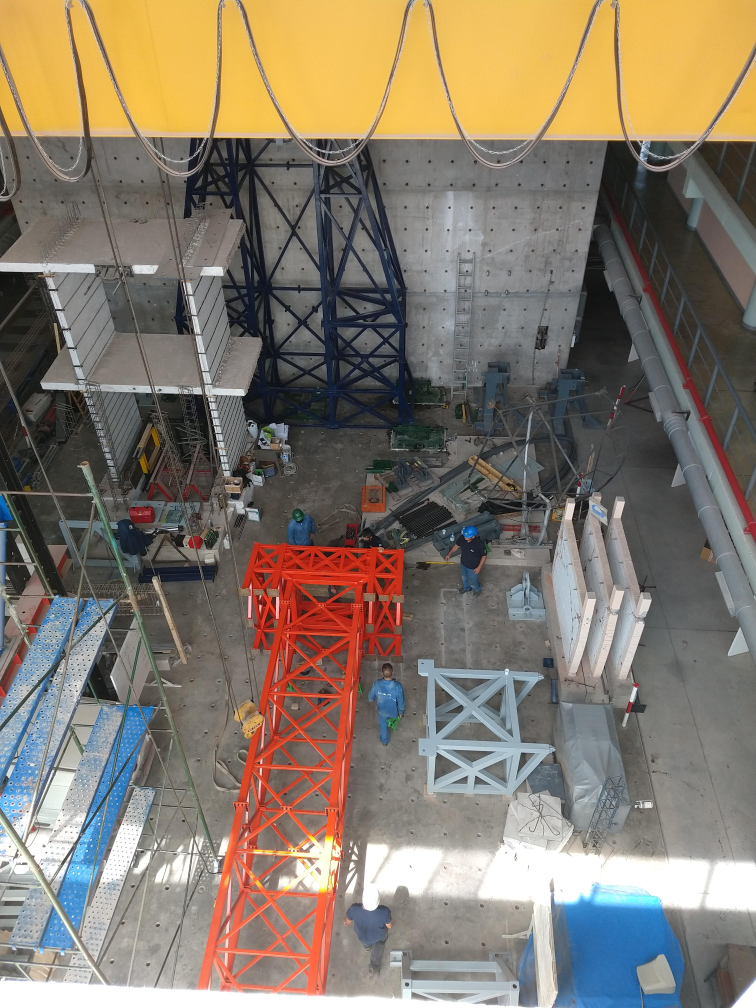
#> input picture query images/IMG_20220214_124603956.jpg, 3024 x 4032 px, found by its file name (shown at 1/4 size)
$ jupyter execute --allow-errors image_indexing_6_class_based.ipynb
#> lines starting #> are read from the running program, lines starting #| are printed output that depends on the picture
[cell 1]
import cv2
import numpy as np
from sklearn.cluster import KMeans
import matplotlib.pyplot as plt

import os
from typing import Tuple

[cell 2]
path_images = r'C:\TRABAJO\Willdom\Sr Machine Learning Engineer\Challenge'
# path_images = r'C:\TRABAJO\Willdom\Sr Machine Learning Engineer\ordenes medicas'
working_resolution = [512, 512]
vocabulary_size = 64

# Helper functions

[cell 3]
# Helper functions
def load_images_from_folder(folder: str, resolution: list) -> list:
    images = {}
    for filename in os.listdir(folder):
        if filename.split('.')[-1] == 'jpg':
            path = os.path.join(folder, filename)
            img = cv2.imread(path, cv2.IMREAD_GRAYSCALE)
            img = cv2.resize(img, resolution)
            if img is not None:
                images[filename] = img
    return images

def sift_dictionary(images: dict) -> list:
    """Create a dictionary of descriptors with SIFT."""
    sift = cv2.SIFT_create()
    visual_dictionary = []
    descriptors_by_image = {}
    for name, img in images.items():
        kp, des = sift.detectAndCompute(img, None)
        # print(f'image {name} has {len(des)} descriptors')
        visual_dictionary.extend(des)
        descriptors_by_image[name] = des
    return visual_dictionary, descriptors_by_image

# [7 lines left out: function kmeans_visual_vocabulary, not called in this run]

def get_words_by_image(descriptors_by_image: dict, word_classifier) -> dict:
    """Get the visual words in each image by using kmeans predictor."""
    words_by_image = {}
    for name, descriptors in descriptors_by_image.items():
        words_by_image[name] = word_classifier(descriptors)
    return words_by_image

# [17 lines left out: function get_global_descriptor_by_image, not called in this run]

# Class definition

[cell 4]
class ImageRetriever:
    def __init__(self, working_resolution: list = None, vocabulary_size: int = 64) -> None:
        self.working_resolution = [512, 512] if working_resolution is None else working_resolution
        assert len(self.working_resolution) == 2
        assert isinstance(vocabulary_size, int) and vocabulary_size > 2
        self.vocabulary_size = vocabulary_size

        self.images = None
        self.visual_dictionary = None
        self.descriptors_by_image = None
        self.visual_words = None
        self.word_classifier = None
        self.words_by_image = None
        self.global_descriptor_by_image = None
        self.global_descriptors = None

    def fit(self, folder_path: str):
        # Processing
        print('Loading images...')
        self.images = load_images_from_folder(folder_path, self.working_resolution)
        print(f'{len(self.images)} images were loaded')

        print('Extracting local descriptors from the images...')
        self.visual_dictionary, self.descriptors_by_image = sift_dictionary(self.images)
        print(f'The visual dictionary has {len(self.visual_dictionary)} local descriptors')

        print('Clustering local descriptors... This takes some minutes...')
        self.visual_words, self.word_classifier = kmeans_visual_vocabulary(self.vocabulary_size, self.visual_dictionary)
        print(f'The visual vocabulary has {len(self.visual_words)} visual words')

        print('Estracting visual words from the image local descriptors...')
        self.words_by_image = get_words_by_image(self.descriptors_by_image, self.word_classifier)
        print('The visual words of each image are ready.')

        print("Computing a global descriptor for each image...")
        self.global_descriptor_by_image, self.global_descriptors = get_global_descriptor_by_image(self.words_by_image, self.vocabulary_size)
        print("The global descriptors of each image are ready.")

    # [21 lines left out: function retrieve_from_training_set, not called in this run]

    def retrieve_from_file(self, filename: str, result_size: int = 3,
                           display_image_results: bool = True) -> (list, list):
        # load query image
#> called with result_size = 10, display_image_results = True
        assert filename.split('.')[-1] == 'jpg'
        query_image = cv2.imread(filename, cv2.IMREAD_GRAYSCALE)
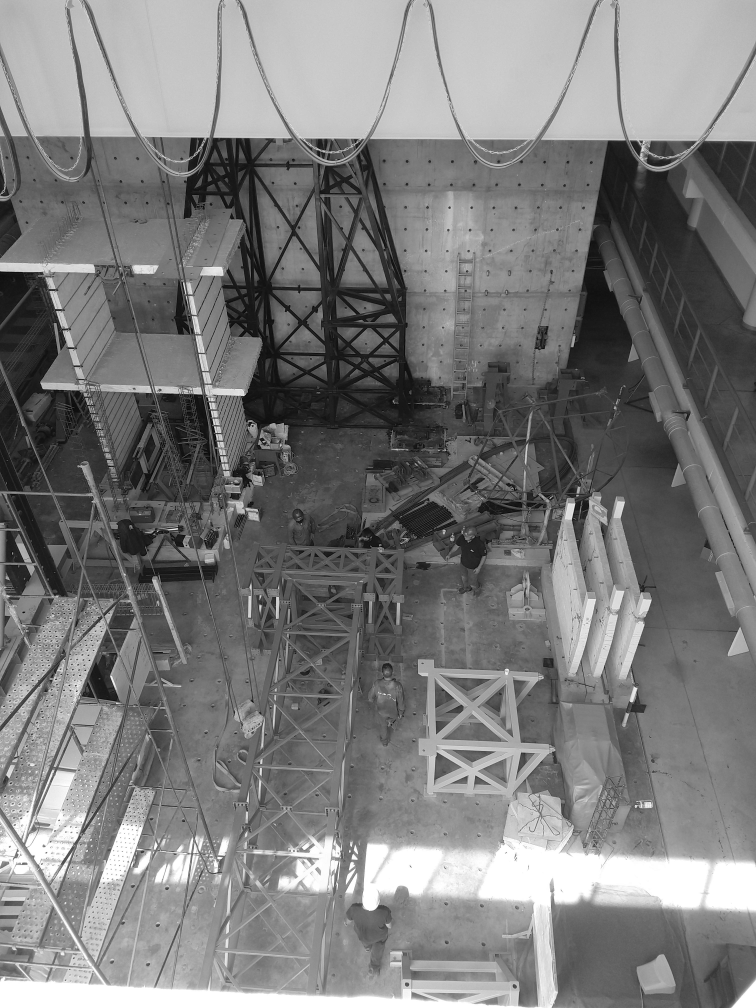
#> query_image: shape (4032, 3024) (shown at 1/4 size); min 0, max 255, mean 123.3
        query_image = cv2.resize(query_image, self.working_resolution)
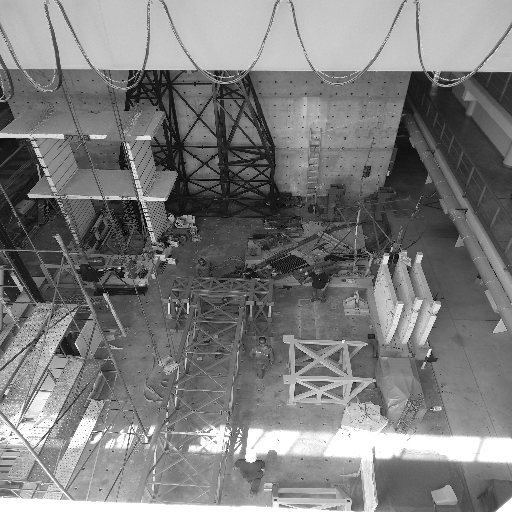
#> query_image: shape (512, 512); min 0, max 255, mean 123.2
        query_image_name = filename
        query_images = {query_image_name: query_image}

        cv2.imshow('Query image', query_image)

        # Get global descriptor of query_image
        _, descriptors_in_query_image = sift_dictionary(query_images)
#> the loop in sift_dictionary, `for name, img in images.items():` made 1 pass
#> after the loop in sift_dictionary, `for name, img in images.items():`: descriptors_by_image = 1 item; visual_dictionary = 1594 items
#> descriptors_in_query_image = 1 item
        words_in_query_image = get_words_by_image(descriptors_in_query_image, self.word_classifier)
#> the loop in get_words_by_image, `for name, descriptors in descriptors_by_image.items():` made 1 pass
#> after the loop in get_words_by_image, `for name, descriptors in descriptors_by_image.items():`: words_by_image = 0 items
        _, global_descriptor_of_query_image = get_global_descriptor_by_image(words_in_query_image, self.vocabulary_size)

        # Create a matcher
        bf = cv2.FlannBasedMatcher()

        # Match descriptors
        matches = bf.knnMatch(global_descriptor_of_query_image,
                              self.global_descriptors, k=result_size)[0]
        matches_idx = [match.trainIdx for match in matches]
        print(matches_idx)
        matches_names = [list(self.images.keys())[i] for i in matches_idx]
        print(matches_names)

        if display_image_results:
            for i in range(result_size):
                name = matches_names[i]
                cv2.imshow(f'Query result: {name} - Distance: {matches[i].distance}',
                           cv2.resize(self.images[name], working_resolution))
            cv2.waitKey(0)

        cv2.destroyAllWindows()

        return matches_names, matches

    # [9 lines left out: function display_images, not called in this run]
